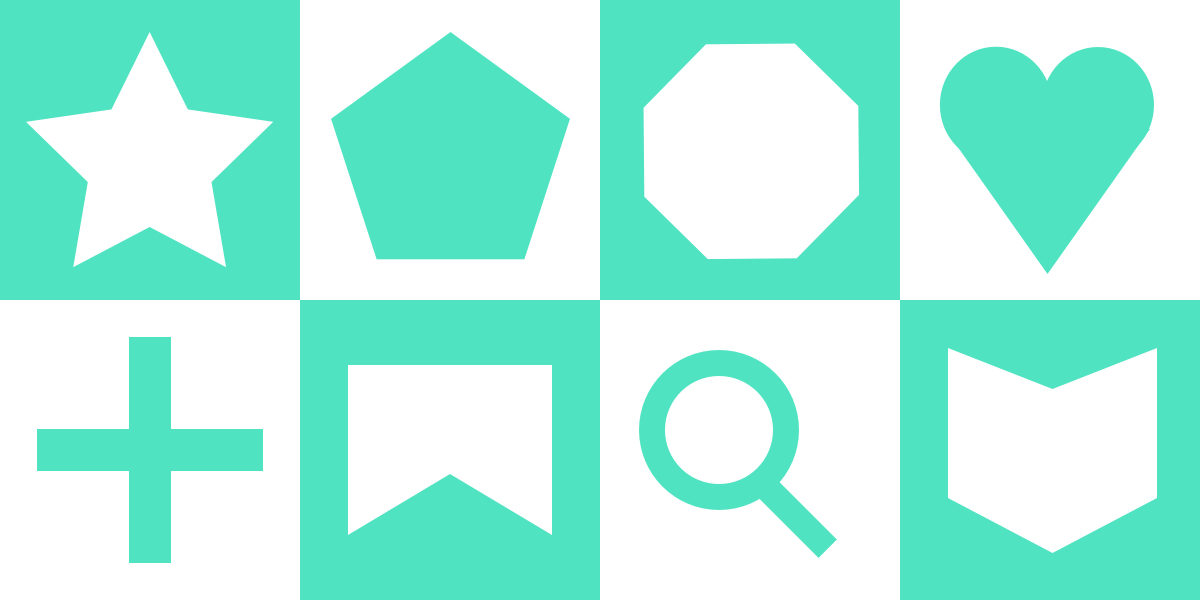
#> input picture Modules/OpenCV/shapes.jpg, 1200 x 600 px, found by its file name
$ python 20edgedetection.py
#> lines starting #> are read from the running program, lines starting #| are printed output that depends on the picture; after the words box and inside, x2 and y2 are one past the last pixel; in counts of white or black regions, pixels touching at a corner belong together
import cv2
import numpy as np

img = cv2.imread('C:\\Users\\ashua\\OneDrive\\Desktop\\Coding\\Python\\Modules\\OpenCV\\shapes.jpg')
#> img is the input picture: shape (600, 1200, 3); mean B, G, R 226.3, 242, 173.5

gray_img = cv2.cvtColor(img, cv2.COLOR_BGR2GRAY)
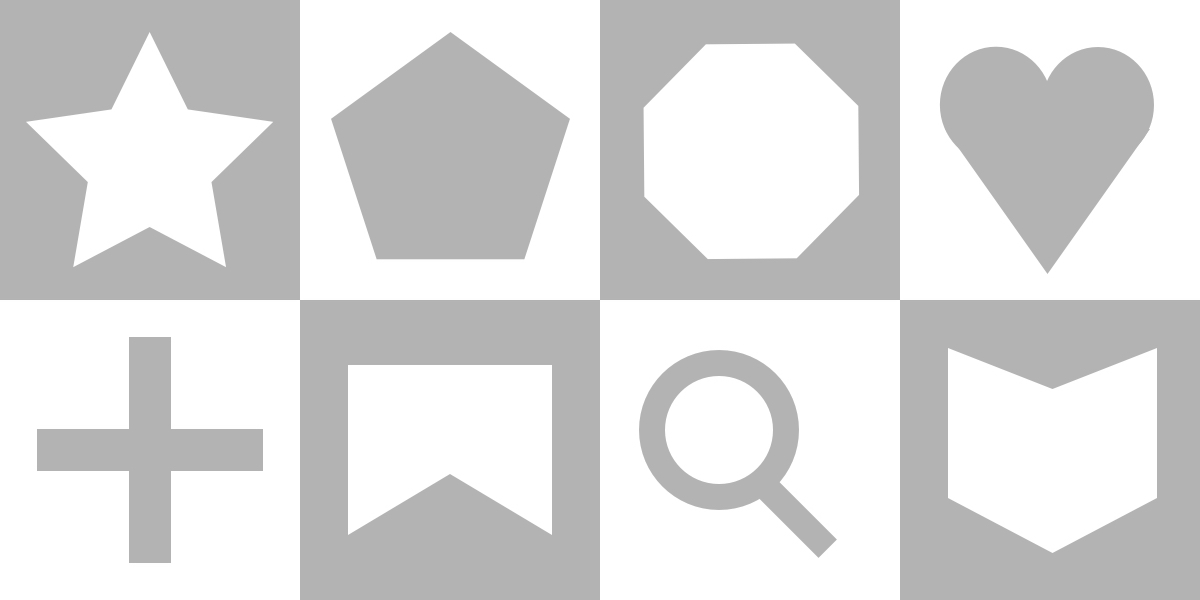
#> gray_img: shape (600, 1200); min 177, max 255, mean 219.8

corners = cv2.goodFeaturesToTrack(gray_img, 100, 0.01, 10)
#> corners = 56 rows, first 8: [899, 300], [299, 300], [1047, 272], [600, 300], [551, 534], [348, 534], [551, 365], [37, 470]

corners = np.int0(corners)

for i in corners:
    x, y = i.ravel()
    cv2.circle(img, (x, y), 3, (255, 0, 0), -1)
#> this loop made 56 passes
#> (x, y) on passes 1 to 12: (899, 300), (299, 300), (1047, 272), (600, 300), (551, 534), (348, 534), (551, 365), (37, 470), (170, 337), (262, 470), (129, 337), (948, 348)
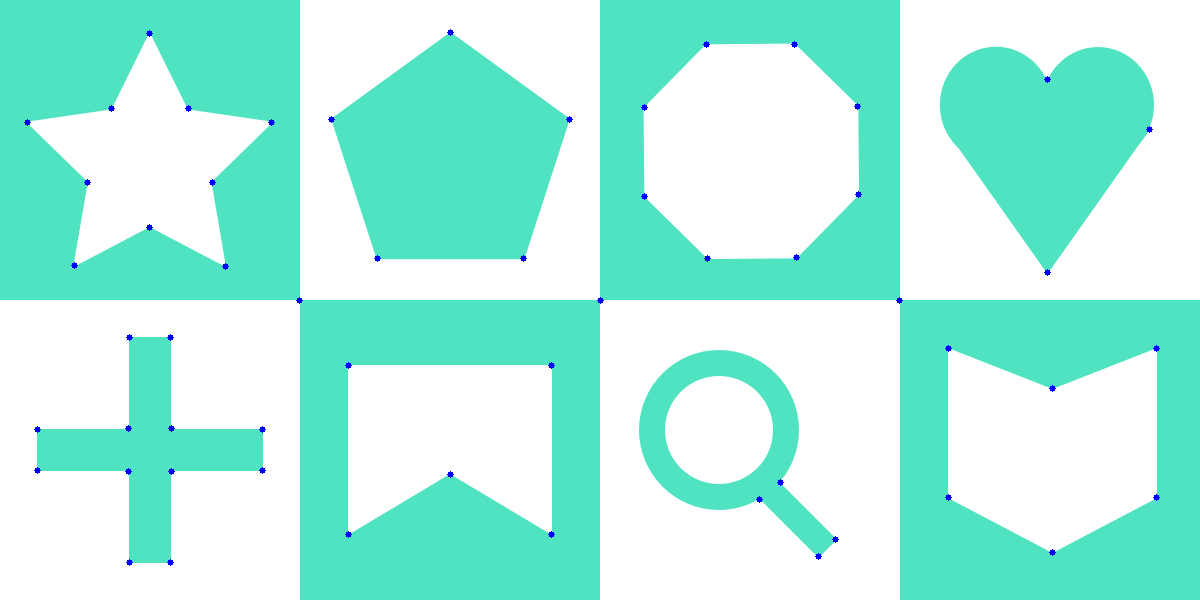
#> img: shape (600, 1200, 3); 0.23% of pixels changed, all inside (x1, y1, x2, y2) = (24, 29, 1160, 566)

cv2.imshow("Edges",img)
cv2.waitKey(0)
